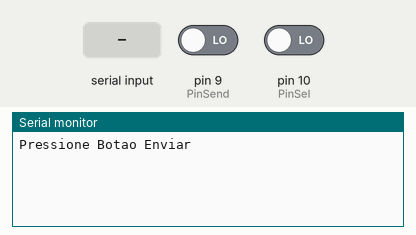
This sketch was run on a simulated Arduino Uno, built with avr-gcc and run on an emulated ATmega328P. On the bench: the last lines printed to the serial monitor. The inputs (shaded band) are chosen by the test bench; at power-on: pin 9 (PinSend) LOW, pin 10 (PinSel) LOW.

Above: at 1.8 s.
1.9 s: pin 9 (PinSend) driven HIGH
At 2.8 s:
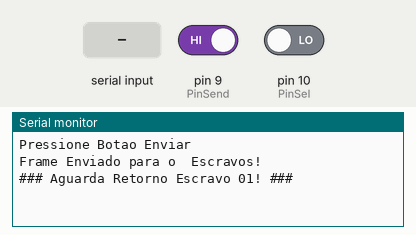
3.6 s: pin 10 (PinSel) driven HIGH
At 5.66 s:
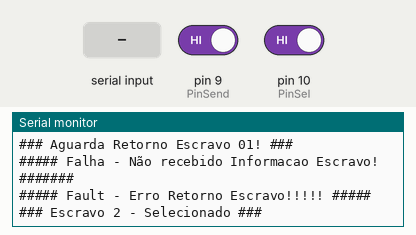
6.6 s: "0" received over the second serial link
At 9.5 s:
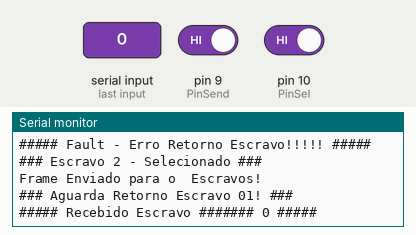

The sketch:

Mestre_comentado.ino
```cpp
//  *********************************************
//                    MESTRE
//  *********************************************
#include <SoftwareSerial.h> // Biblioteca que permite a comunicação via serial com dispositivos externos.
SoftwareSerial Escravo1(2, 3); // RX, TX
SoftwareSerial Escravo2(4, 5); // RX, TX
// Usei porta diferente do definido (rx-0, tx-1) para os dados que estão sendo transmitidos não atrapalharem a leitura do monitor serial
// Quero enviar apenas o frame
// Pino Entrada - Selecao Escravo

int PinSend = 9; // Botão de envio
int PinSel = 10; // Botão de seleção dos escravos

// Variaveis Globais
char Flag = '0'; // Quando o frame é enviado vai pra 1. Serve p o escravo identifcar que deve fazer algo
char LigaLed = '0'; // Eviar o comando junto com o frame transmitido
String readString = " "; // O frame lido do escravo
int temp = 0; // Não mostrar a mensagem "Aperte o botão" varias vezes
int EscravoRetain = 0; // Ultima seleção (toggle do botão de seleção)
int SlaveSel1 = 0; // Leitura do pino selecionado (escravo)

struct HDLCFrame { // Estrutura utilizada para construir e enviar quadros para os escravos
  char flag[8];
  char address[8];
  char control[16];
  char information[10];
  char fcs[32];
};

 HDLCFrame frame; // Criou um frame com a estrutura acima

void CreateFrame (char Flag, int Escravo, char LigaLed) { // Função que vai ser chamada no loop

  //**********************************//
  //*********** Monta Flag ***********//
  for (int i = 0; i < 8; i++) {
    frame.flag[i] = '0'; // Inicializa todos os endereços do vetor da flag em 0.
  }

  //Confirma Envio de Informação para os Escravos.
  frame.flag[3] = Flag; // No endereço 3

  //**********************************//
  //*********** Monta Endereço  *****//
  for (int i = 0; i < 8; i++) {
    frame.address[i] = '0';
  }

  //Seleção Escravo
  if(Escravo == 0){
  	frame.address[0] = '1';
    frame.address[1] = '0';
   }
  else{
    frame.address[0] = '0';
    frame.address[1] = '1';
   }

  //**********************************//
  //*********** Monta Controle  *****//

  for (int i = 0; i < 16; i++) {
    frame.control[i] = '0';
  }
  //**********************************//
  //********** Monta Informação *****//

  for (int i = 0; i < 10; i++) {
    frame.information[i] = '0';  // Preenchendo com '0'
  }
  frame.information[9] = LigaLed;

  //**********************************//
  //************* Monta fcs *********//

  for (int i = 0; i < 32; i++) {
    frame.fcs[i] = '0';
    }
  frame.fcs[32] = '\0';  // Adicionando o caractere nulo no final

  //*********** Imprime Frame ***********//
  Escravo1.write(frame.flag); // imprime a estrutura inteira do frame
  Escravo1.println();

  Escravo2.write(frame.flag);
  Escravo2.println();
}

int SlaveSel() // Função para seleção de escravo
{
  // Quando o frame é enviado pelo botação de envio, ele é direcionado ao escravo 1
  // Logo a função abaixo seleciona o escravo dois para envio quando o botão estava anteriormente
  //inicializado em zero e foi apertado
  //Para selecionar o escravo 1 novamente eu devo apertar o botão de envio.
  int Escravo = digitalRead(PinSel);

  if(Escravo == 1 & EscravoRetain == 0){ // EscravoRetain variavel inicializada em zero
    Serial.println("### Escravo 2 - Selecionado ###");
    EscravoRetain = 1; // muda para 1 para que na proxima vez caia no if abaixo
  }else{
    if(Escravo == 1){
    	Serial.println("### Escravo 1 - Selecionado ###");
   		EscravoRetain = 0;
    }
  }
  delay(500);

  return EscravoRetain;
}

void setup() {  // roda 1 vez para configurar os pinos
  Serial.begin(9600);
  Escravo1.begin(9600);
  Escravo2.begin(9600);
  pinMode(PinSel, INPUT);
  pinMode(PinSend, INPUT);
}

void loop() {

  SlaveSel1 = SlaveSel(); //SlaveSel1 armazena o valor retornado pela função SlaveSel (SlaveSel = seleção de escravo)

  if(digitalRead(PinSend) == 1){ // digitalRead é o pino para enviar o frame
    //Se o botão for apertado o frame é enviado

    Flag = '1';
    LigaLed = '1';
    Serial.print("Frame Enviado para o  Escravos!");
    Serial.println();
	  CreateFrame(Flag,SlaveSel1,LigaLed);

    /********Le retorno Escravo 01 ************/
    if(SlaveSel1 == 0){ // SlaveSel1 == 0 Espero resposta do escravo1
      //Recebe Informações Escravos
      Serial.print("### Aguarda Retorno Escravo 01! ###");
      delay(2000);
      /********Trocar Serial por Escravo1 para Simular o Fisico! ************/
      while (Escravo1.available()){ // available serve para ficar lendo as informações enviadas pelo escravo
        delay(1);
        if(Escravo1.available()>0){ // Se for maior que 0 ele está recebendo informações
          readString = Escravo1.readString(); // Ele le o pacote e armazena na variavel readString
        }
      }
      /************************************************************************/
    }
    /********Le Retorno Escravo 02 ************/
    else{
      //Recebe Informações Escravos
      Serial.print("### Aguarda Retorno Escravo 02! ###");
      delay(2000);
      /********Trocar Serial por Escravo2 para Simular o Fisico! ************/
      while (Escravo2.available()){
        delay(1);
        if(Escravo2.available()>0){
          readString = Escravo2.readString();
        }
      }
    /************************************************************************/
    }

    /********Verifica Se foi recebido o Frame ************/
    if(readString != " "){
      Serial.println();
      Serial.print("##### Recebido Escravo ####### ");
      Serial.print(readString); // print na informação recebida
      Serial.print(" #####");
      }
    else{
      Serial.println();
      Serial.print("##### Falha - Não recebido Informacao Escravo! ####### ");
      }

    LigaLed = '0';
    CreateFrame(Flag,SlaveSel1,LigaLed); // Envio novamente para desligar o led
    delay(1000);

    if(readString[62] == '0'){ // Posição 62 é para gerar falhas e dizer que o pacote não chegou completamente
      Serial.println();
      Serial.print("##### Comunicacao OK - Fim Comunicacao #####");
      Serial.println();

    }else{
      Serial.println();
      Serial.print("##### Fault - Erro Retorno Escravo!!!!! #####");
      Serial.println();

    }
    temp = 0;
    readString = " ";

  }else{
    if(digitalRead(PinSend) == 0 & temp == 0){
      Serial.println("Pressione Botao Enviar");
      temp = 1;
      //Frame Inicial.
      Flag = '0';
      LigaLed = '0';
      //CreateFrame(Flag,SlaveSel1,LigaLed);
      readString = " ";
    }
  }
}
```

Measured:
- after the input at 1.9 s, the serial monitor: prints a new line after 0.10 s (image 1)
- after the input at 3.6 s, the serial monitor: prints a new line after 1.8 s (image 2)
- after the input at 6.6 s, the serial monitor: prints a new line after 2.4 s (image 3)
